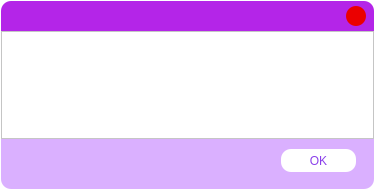
<?xml version="1.0" encoding="UTF-8"?>
<ui version="4.0">
 <class>Dialog</class>
 <widget class="QDialog" name="Dialog">
  <property name="geometry">
   <rect>
    <x>0</x>
    <y>0</y>
    <width>375</width>
    <height>190</height>
   </rect>
  </property>
  <property name="maximumSize">
   <size>
    <width>375</width>
    <height>190</height>
   </size>
  </property>
  <property name="windowTitle">
   <string>Dialog</string>
  </property>
  <property name="styleSheet">
   <string notr="true">background-color: Transparent;</string>
  </property>
  <layout class="QVBoxLayout" name="verticalLayout">
   <property name="spacing">
    <number>0</number>
   </property>
   <property name="leftMargin">
    <number>0</number>
   </property>
   <property name="topMargin">
    <number>0</number>
   </property>
   <property name="rightMargin">
    <number>0</number>
   </property>
   <property name="bottomMargin">
    <number>0</number>
   </property>
   <item>
    <widget class="QFrame" name="mainframe">
     <property name="maximumSize">
      <size>
       <width>375</width>
       <height>190</height>
      </size>
     </property>
     <property name="frameShape">
      <enum>QFrame::StyledPanel</enum>
     </property>
     <property name="frameShadow">
      <enum>QFrame::Raised</enum>
     </property>
     <layout class="QVBoxLayout" name="verticalLayout_2">
      <property name="spacing">
       <number>0</number>
      </property>
      <property name="leftMargin">
       <number>0</number>
      </property>
      <property name="topMargin">
       <number>0</number>
      </property>
      <property name="rightMargin">
       <number>0</number>
      </property>
      <property name="bottomMargin">
       <number>0</number>
      </property>
      <item>
       <widget class="QFrame" name="frame">
        <property name="maximumSize">
         <size>
          <width>16777215</width>
          <height>30</height>
         </size>
        </property>
        <property name="styleSheet">
         <string notr="true">	background-color: rgba(180, 37, 232, 255);
color: rgb(255, 255, 255);
border-top-right-radius:10px;
border-top-left-radius:10px;</string>
        </property>
        <property name="frameShape">
         <enum>QFrame::StyledPanel</enum>
        </property>
        <property name="frameShadow">
         <enum>QFrame::Raised</enum>
        </property>
        <widget class="QPushButton" name="close">
         <property name="geometry">
          <rect>
           <x>345</x>
           <y>5</y>
           <width>20</width>
           <height>20</height>
          </rect>
         </property>
         <property name="minimumSize">
          <size>
           <width>20</width>
           <height>20</height>
          </size>
         </property>
         <property name="maximumSize">
          <size>
           <width>20</width>
           <height>20</height>
          </size>
         </property>
         <property name="toolTip">
          <string>close</string>
         </property>
         <property name="styleSheet">
          <string notr="true">QPushButton {
     background-image: url(:/usedicon/images/used_icons/x.png);
	background-repeat: no-reperat;
	background-position: center;
    border-radius: 10px;
    border-style: outset;
	background-color: rgb(235, 0, 0);
    }

QPushButton:hover {
background-color: rgb(168, 0, 0)
    }

QPushButton:pressed {
    border-style: inset;
	background-color:rgb(234, 0, 0)
    }</string>
         </property>
         <property name="text">
          <string/>
         </property>
        </widget>
        <widget class="QLabel" name="label_3">
         <property name="geometry">
          <rect>
           <x>55</x>
           <y>5</y>
           <width>160</width>
           <height>22</height>
          </rect>
         </property>
         <property name="minimumSize">
          <size>
           <width>160</width>
           <height>20</height>
          </size>
         </property>
         <property name="maximumSize">
          <size>
           <width>160</width>
           <height>22</height>
          </size>
         </property>
         <property name="styleSheet">
          <string notr="true">font: 12pt &quot;Segoe UI&quot;;</string>
         </property>
         <property name="text">
          <string/>
         </property>
        </widget>
        <widget class="QPushButton" name="icon">
         <property name="geometry">
          <rect>
           <x>10</x>
           <y>0</y>
           <width>28</width>
           <height>28</height>
          </rect>
         </property>
         <property name="minimumSize">
          <size>
           <width>28</width>
           <height>28</height>
          </size>
         </property>
         <property name="maximumSize">
          <size>
           <width>28</width>
           <height>28</height>
          </size>
         </property>
         <property name="toolTip">
          <string/>
         </property>
         <property name="styleSheet">
          <string notr="true">QPushButton {
     background-image: url(:/usedicon/images/used_icons/messaging.png);
	background-repeat: no-reperat;
	background-position: center;
    border-style: outset;
    }</string>
         </property>
         <property name="text">
          <string/>
         </property>
        </widget>
       </widget>
      </item>
      <item>
       <widget class="QFrame" name="frame_2">
        <property name="styleSheet">
         <string notr="true">background-color: rgb(255,255, 255);</string>
        </property>
        <property name="frameShape">
         <enum>QFrame::StyledPanel</enum>
        </property>
        <property name="frameShadow">
         <enum>QFrame::Raised</enum>
        </property>
        <layout class="QHBoxLayout" name="horizontalLayout">
         <item>
          <widget class="QLabel" name="label">
           <property name="maximumSize">
            <size>
             <width>40</width>
             <height>40</height>
            </size>
           </property>
           <property name="styleSheet">
            <string notr="true">	background-repeat: no-reperat;
	background-position: center;</string>
           </property>
           <property name="text">
            <string/>
           </property>
          </widget>
         </item>
         <item>
          <widget class="QLabel" name="label_2">
           <property name="maximumSize">
            <size>
             <width>240</width>
             <height>60</height>
            </size>
           </property>
           <property name="acceptDrops">
            <bool>false</bool>
           </property>
           <property name="autoFillBackground">
            <bool>false</bool>
           </property>
           <property name="styleSheet">
            <string notr="true">font: 14pt &quot;Segoe UI&quot;;</string>
           </property>
           <property name="text">
            <string/>
           </property>
           <property name="scaledContents">
            <bool>false</bool>
           </property>
           <property name="wordWrap">
            <bool>true</bool>
           </property>
          </widget>
         </item>
        </layout>
       </widget>
      </item>
      <item>
       <widget class="QFrame" name="frame_3">
        <property name="maximumSize">
         <size>
          <width>16777215</width>
          <height>50</height>
         </size>
        </property>
        <property name="styleSheet">
         <string notr="true">	background-color: rgb(218, 176, 255);
border-bottom-right-radius:10px;
border-bottom-left-radius:10px;</string>
        </property>
        <property name="frameShape">
         <enum>QFrame::StyledPanel</enum>
        </property>
        <property name="frameShadow">
         <enum>QFrame::Raised</enum>
        </property>
        <widget class="QPushButton" name="pushpushpush">
         <property name="geometry">
          <rect>
           <x>280</x>
           <y>10</y>
           <width>75</width>
           <height>23</height>
          </rect>
         </property>
         <property name="styleSheet">
          <string notr="true">
QPushButton
{background-color: rgb(255, 255, 255);
color:rgb(138, 64, 234);
border-radius:10px;
font: 75 12pt 'High Tower Text'; }
QPushButton:pressed {
    border-style: inset;
	background-color:rgb(232, 182, 0);
    }</string>
         </property>
         <property name="text">
          <string>OK</string>
         </property>
        </widget>
       </widget>
      </item>
     </layout>
    </widget>
   </item>
  </layout>
 </widget>
 <resources>
  <include location="../file.qrc"/>
 </resources>
 <connections/>
</ui>
